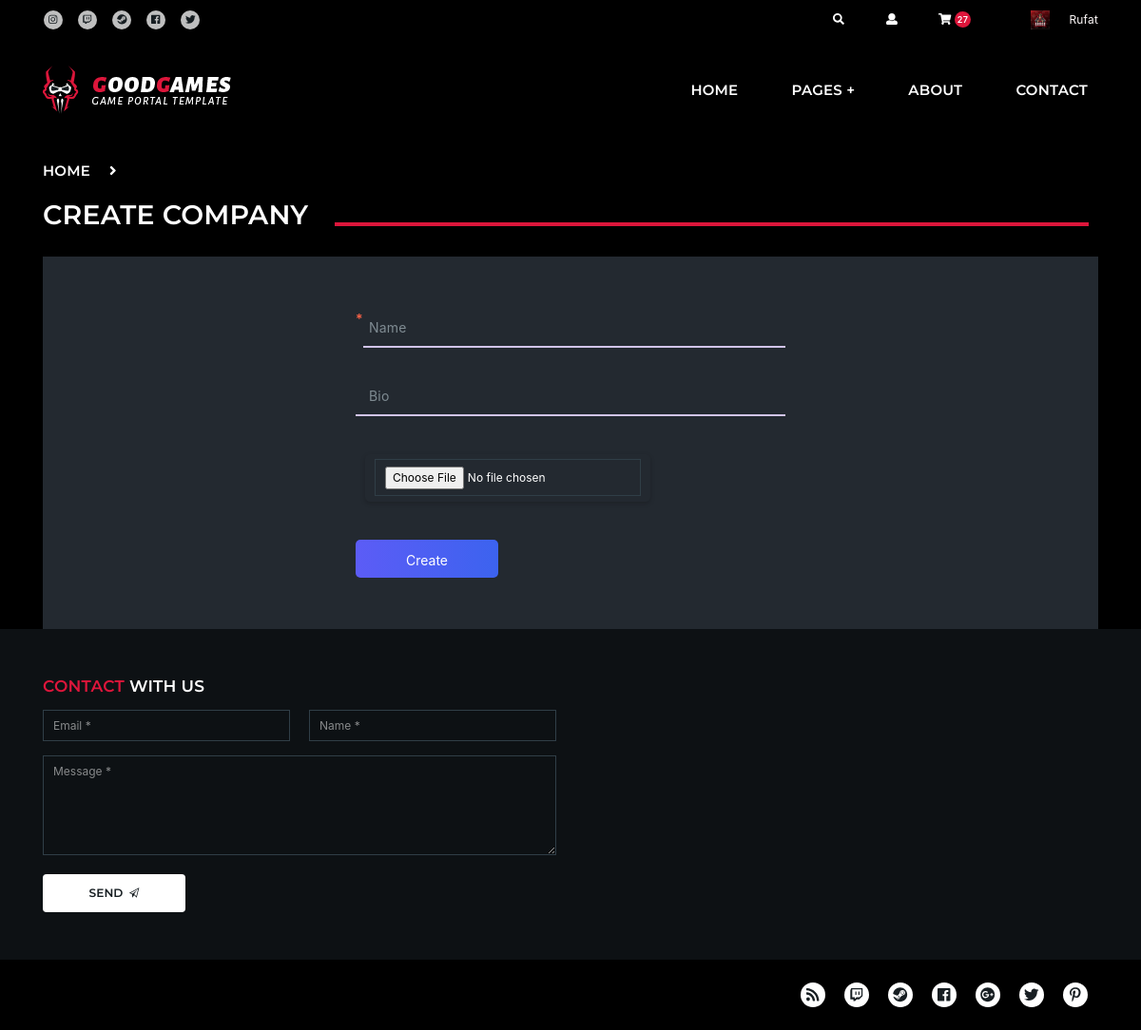
/create-company/ (signed in), run on the app's committed database.
### companies/models.py (models this page shows, shortened)
class Company(DateMixin,SlugMixin):
    user=models.OneToOneField(User,on_delete=models.CASCADE)
    name=models.CharField(max_length=50,blank=True,null=True)
    icon=models.ImageField(upload_to=Uploader.upload_logo_game_company,blank=True,null=True)
    bio=RichTextField(blank=True,null=True)
    VIP_status=models.CharField(max_length=40,choices=PREMIUM_ACCOUNT,blank=True,null=True)
    max_account_count=10
    class Meta:
        ordering=('-created_at',)
        verbose_name = 'Company'
        verbose_name_plural = 'Companies'

### games/views.py (the view)
# urls.py: path('create-company/',create_company,name='create-company'),
@login_required(login_url='/users/login/')
def create_company(request):
    context={}
    if request.method == 'POST':
        context['form']=CreateCompanyForm(data=request.POST,files=request.FILES,user=request.user)
        form = CreateCompanyForm(data=request.POST,files=request.FILES,user=request.user)
        if form.is_valid():
            form.save()
        else:
            return render(request, 'users/create_company.html', context)
    else:
        if request.GET.get('next'):
            return redirect('users:login')
        context['form']=CreateCompanyForm(user=request.user)
    return render(request, 'users/create_company.html', context)

### games/forms.py (shortened to what this page needs)
class CreateCompanyForm(forms.ModelForm):
    name=forms.CharField(max_length=40,required=False)
    icon=forms.FileField(required=False)
    bio=forms.CharField(max_length=50,required=False)
    class Meta:
        fields = ('name','icon','bio')
        model=Company
    def __init__(self,user,*args,**kwargs):
       super().__init__(*args, **kwargs)
       self.user=user
       for field in self.fields:
            self.fields[field].widget.attrs.update({"class": "form-control"})

### core/context_processors.py (called while the page is built)
def my_context_processor(request):
    context={}
    if not  request.user.is_anonymous and  Company.objects.filter(user=request.user):
        context['company']=Company.objects.get(user=request.user)
    if not request.user.is_anonymous:
        context['basket']=Basket.objects.filter(user=request.user)
    return context

### templates/users/create_company.html (shortened to what this page needs)
{% extends 'base.html' %}
{% load static %}
{% block body %}
<div class="nk-main">
  <div class="nk-gap-1"></div>
  <div class="container">
    <ul class="nk-breadcrumbs">
      <li><a href="{% url 'games:index' %}">Home</a></li>
      <li><span class="fa fa-angle-right"></span></li>
      <li><span>Create Company</span></li>
    </ul>
  </div>
  <div class="nk-gap-1"></div>
  <div class="container">
    <form method='POST' enctype="multipart/form-data">
    <ul class="nk-forum">
      <li>
        <div class="page">
          <div class="field field_v1">
            <label for="name" class='form-label'> <span class="required" style="color: tomato;">*</span></label>
            <input
              name="name"
              id='name'
              class="field__input"
              placeholder="Please enter the name"
              maxlength="40"
            />
            <span class="field__label-wrap" aria-hidden="true">
              <span class="field__label">{{form.name.label}}</span>
            </span>
          </div>
          <div class="field field_v2">
            <input
              name="bio"
              class="field__input"
              placeholder="Please enter the bio"
            />
            <span class="field__label-wrap" aria-hidden="true">
              <span class="field__label">{{form.bio.label}}</span>
            </span>
          </div>
          <div class="field field_v2" style="  display: flex;
          align-items: center;
          padding: 10px;
          margin: 10px;
          width: 300px;
          height: 50px;
          background-color: #232930;
          border-radius: 5px;
          box-shadow: 0 2px 5px rgba(3, 3, 3, 0.2);">
          {{form.icon}}
          </div>
          <button
              type="submit"
              name="login_submit"
              style="
                background-image: linear-gradient(
                  to right,
                  #5c5cf6 0%,
                  #3c63ef 100%
                );
                border-radius: 5px;
                color: #fff;
                padding: 10px 20px;
                border: none;
                align-items: center;
              "
            >
              Create
            </button>
        </div>
        <div class="linktr"></div>
      </li>
    </ul>
    </form>
  </div>
</div>
{% endblock body %}

### templates/base.html (shortened to what this page needs)
{% load static %}
<!DOCTYPE html>
<html lang="en">
<head>
    <link rel="stylesheet" href="{% static 'assets/vendor/bootstrap/dist/css/bootstrap.min.css' %}">
    <link rel="stylesheet" href="{% static 'assets/vendor/ionicons/css/ionicons.min.css' %}">
    <link rel="stylesheet" href="{% static 'assets/vendor/flickity/dist/flickity.min.css' %}">
    <link rel="stylesheet" type="text/css" href="{% static 'assets/vendor/photoswipe/dist/photoswipe.css' %}">
    <link rel="stylesheet" type="text/css" href="{% static 'assets/vendor/photoswipe/dist/default-skin/default-skin.css' %}">
    <link rel="stylesheet" href="{% static 'assets/vendor/bootstrap-slider/dist/css/bootstrap-slider.min.css' %}">
    <link rel="stylesheet" type="text/css" href="{% static 'assets/vendor/summernote/dist/summernote-bs4.css' %}">
    <link rel="stylesheet" href="{% static 'assets/css/goodgames.css' %}">
    <link rel="stylesheet" href="{% static 'assets/css/custom.css' %}">
</head>
<body>
<header class="nk-header nk-header-opaque">
<div class="nk-contacts-top">
    <div class="container">
        <div class="nk-contacts-left">
            <ul class="nk-social-links">
                <li><a class="nk-social-instagram" href="#"><span class="fa fa-instagram"></span></a></li>
                <li><a class="nk-social-twitch" href="#"><span class="fab fa-twitch"></span></a></li>
                <li><a class="nk-social-steam" href="#"><span class="fab fa-steam"></span></a></li>
                <li><a class="nk-social-facebook" href="#"><span class="fab fa-facebook"></span></a></li>
                <li><a class="nk-social-twitter" href="#" target="_blank"><span class="fab fa-twitter"></span></a></li>
            </ul>
        </div>
        <div class="nk-contacts-right">
            <ul class="nk-contacts-icons">
                <li>
                    <a href="#" data-toggle="modal" data-target="#modalSearch">
                        <span class="fa fa-search"></span>
                    </a>
                </li>
                <li>
                    <a href="#" data-toggle="modal" data-target="#modalLogin">
                        <span class="fa fa-user"></span>
                    </a>
                </li>
                <li>
                  <span class="nk-cart-toggle">
                      <span class="nk-badge">27</span>
                  </span>
              </li>
                <li>
                    <div class="logo">
                        <a><img src={% if company.user %} {{company.icon.url}} {% else %} "https://static.wikia.nocookie.net/gtawiki/images/4/4c/Rockstar_Toronto_Logo.png/revision/latest?cb=20100211092108"  {% endif %} alt="Company Logo"></a>
                        <a href={% if company %} "{% url 'games:company-account' %}" {% else %}  "{% url 'games:create-company' %} {% endif %}" style="color: snow;text-decoration: none; ">  {% if company.user %} {{company.name}} {% else %} Company {% endif %} </a>
                      </div>
                </li>
            </ul>
        </div>
    </div>
</div>
    <nav class="nk-navbar nk-navbar-top nk-navbar-sticky nk-navbar-autohide">
        <div class="container">
            <div class="nk-nav-table">
                <a href="index.html" class="nk-nav-logo">
                    <img src="{% static 'assets/images/logo.png' %}" alt="GoodGames" width="199">
                </a>
                <ul class="nk-nav nk-nav-right d-none d-lg-table-cell" data-nav-mobile="#nk-nav-mobile">
        <li>
            <a href="{% url 'games:index' %}">
                Home
            </a>
        </li>
        <li class=" nk-drop-item">
            <a href="">
                Pages
            </a>
        </li>
        <li>
            <a href="store.html">
                About
            </a>
        </li>
        <li>
            <a href="store.html">
                Contact
            </a>
        </li>
                </ul>
                <ul class="nk-nav nk-nav-right nk-nav-icons">
                </ul>
            </div>
        </div>
    </nav>
{% block body %}
{% endblock body %}
</header>
            <footer class="nk-footer">
                <div class="container">
                    <div class="nk-gap-3"></div>
                    <div class="row vertical-gap">
                        <div class="col-md-6">
                            <div class="nk-widget">
                                <h4 class="nk-widget-title"><span class="text-main-1">Contact</span> With Us</h4>
                                <div class="nk-widget-content">
                                    <form method="POST"  action='/contacts/'   class="">
                                        <div class="row vertical-gap sm-gap">
                                            <div class="col-md-6">
                                                <input type="email" class="form-control required" name="email" placeholder="Email *">
                                            </div>
                                            <div class="col-md-6">
                                                <input type="text" class="form-control required" name="name" placeholder="Name *">
                                            </div>
                                        </div>
                                        <div class="nk-gap"></div>
                                        <textarea class="form-control required" name="message" rows="5" placeholder="Message *"></textarea>
                                        <div class="nk-gap-1"></div>
                                        <button class="nk-btn nk-btn-rounded nk-btn-color-white">
                                            <span>Send</span>
                                            <span class="icon"><i class="ion-paper-airplane"></i></span>
                                        </button>
                                    </form>
                                </div>
                            </div>
                        </div>
                    </div>
                    <div class="nk-gap-3"></div>
                </div>
                <div class="nk-copyright">
                    <div class="container">
                        <div class="nk-copyright-right">
                            <ul class="nk-social-links-2">
                                <li><a class="nk-social-rss" href="#"><span class="fa fa-rss"></span></a></li>
                                <li><a class="nk-social-twitch" href="#"><span class="fab fa-twitch"></span></a></li>
                                <li><a class="nk-social-steam" href="#"><span class="fab fa-steam"></span></a></li>
                                <li><a class="nk-social-facebook" href="#"><span class="fab fa-facebook"></span></a></li>
                                <li><a class="nk-social-google-plus" href="#"><span class="fab fa-google-plus"></span></a></li>
                                <li><a class="nk-social-twitter" href="#" target="_blank"><span class="fab fa-twitter"></span></a></li>
                                <li><a class="nk-social-pinterest" href="#"><span class="fab fa-pinterest-p"></span></a></li>
                            </ul>
                        </div>
                    </div>
                </div>
            </footer>
</body>
</html>

### templates/base.html (style rules this page uses)
.logo { display: flex; justify-content: center; align-items: center; margin-left: auto; }
.logo img { width: 20px; height: auto; margin: 0 20px; }
.field__input { --uiFieldPlaceholderColor: var(--fieldPlaceholderColor, #767676); background-color: transparent; border-radius: 0; border: none; -webkit-appearance: none; -moz-appearance: none; font-family: inherit; font-size: inherit; }
.field { --uiFieldBorderWidth: var(--fieldBorderWidth, 2px); --uiFieldPaddingRight: var(--fieldPaddingRight, 1rem); --uiFieldPaddingLeft: var(--fieldPaddingLeft, 1rem); --uiFieldBorderColorActive: var(--fieldBorderColorActive, rgba(22, 22, 22, 1)); display: var(--fieldDisplay, inline-flex); position: relative; font-size: var(--fieldFontSize, 1rem); }
.field__input { box-sizing: border-box; width: var(--fieldWidth, 100%); height: var(--fieldHeight, 3rem); padding: var(--fieldPaddingTop, 1.25rem) var(--uiFieldPaddingRight) var(--fieldPaddingBottom, .5rem) var(--uiFieldPaddingLeft); border-bottom: var(--uiFieldBorderWidth) solid var(--fieldBorderColor, rgba(0, 0, 0, .25)); }
.field__label-wrap { box-sizing: border-box; pointer-events: none; cursor: text; position: absolute; top: 0; right: 0; bottom: 0; left: 0; }
.field__label-wrap::after { content: ""; box-sizing: border-box; width: 100%; height: 0; opacity: 0; position: absolute; bottom: 0; left: 0; }
.field__label { position: absolute; left: var(--uiFieldPaddingLeft); top: calc(50% - .5em); line-height: 1; font-size: var(--fieldHintFontSize, inherit); transition: top .2s cubic-bezier(0.9, -0.15, 0.1, 1.15), opacity .2s ease-out, font-size .2s ease-out; }
.field__input:focus ~ .field__label-wrap .field__label, .field__input:not(:placeholder-shown) ~ .field__label-wrap .field__label { --fieldHintFontSize: var(--fieldHintFontSizeFocused, .75rem); top: var(--fieldHintTopHover, .25rem); }
.field_v1 .field__label-wrap::after { border-bottom: var(--uiFieldBorderWidth) solid var(--uiFieldBorderColorActive); transition: opacity .2s ease-out; }
.field_v2 .field__label-wrap { overflow: hidden; }
.field_v2 .field__label-wrap::after { border-bottom: var(--uiFieldBorderWidth) solid var(--uiFieldBorderColorActive); transform: translate3d(-105%, 0, 0); transition: transform .285s ease-out .2s, opacity .2s ease-out .2s; }
.field { --fieldBorderColor: #D1C4E9; --fieldBorderColorActive: #673AB7; }
body { font-family: -apple-system, BlinkMacSystemFont, Segoe UI, Roboto, Open Sans, Ubuntu, Fira Sans, Helvetica Neue, sans-serif; margin: 0; min-height: 100vh; display: flex; flex-direction: column; }
.page { box-sizing: border-box; width: 100%; max-width: 480px; margin: auto; padding: 1rem; display: grid; grid-gap: 30px; }
.linktr { order: -1; padding: 1.75rem; text-align: center; }
@media (min-width: 1024px) { .linktr { position: absolute; right: 1rem; bottom: 1rem; } }
button, #slctcolor, #fonts { width: 150px; height: 40px; border: 0px; background: #656565; color: white; }
body { background: #000000; }
ul li { display: inline-block; margin-right: 10px; }
.form-control { font-size: 12px; vertical-align: top; }

### data on the page
Company: icon (picture), name "Rufat"
